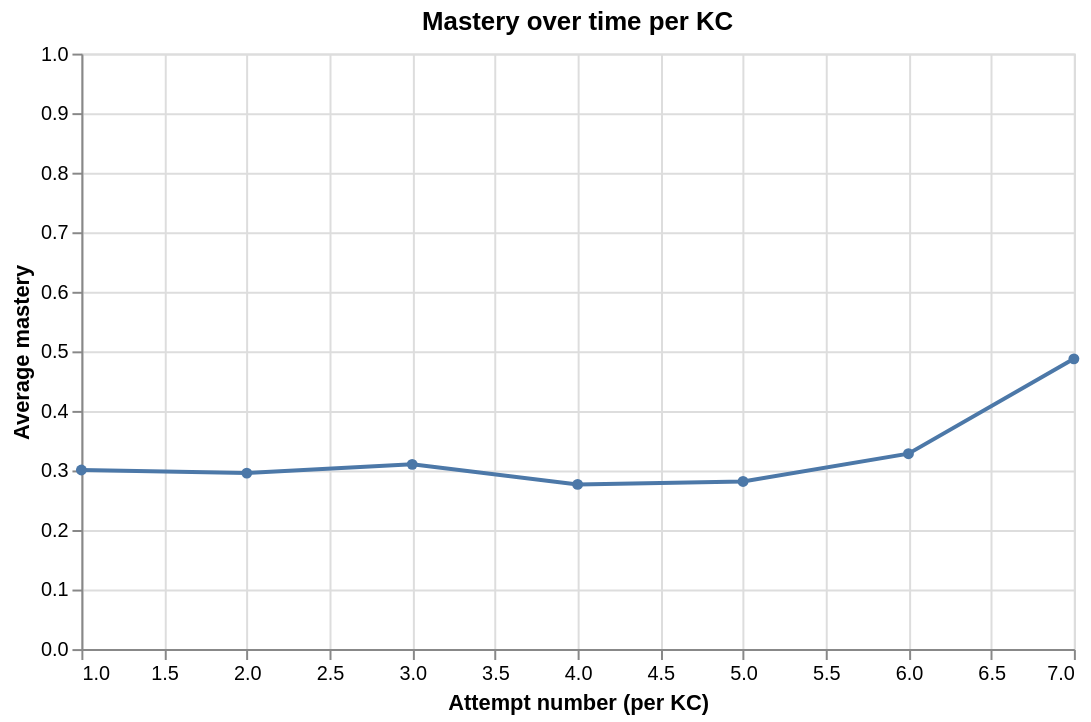

Write notebook code for a chart like this one.
### Code cell
kc_selection = alt.selection_point(fields=['skill_name'], bind='legend')

alt.Chart(mastery_over_time[mastery_over_time['skill_name']=='MKC.U6.02.one_prop_hypothesis_tests']).mark_line(point=True).encode(
    x=alt.X('kc_attempt:Q', title='Attempt number (per KC)'),
    y=alt.Y('avg_mastery:Q', title='Average mastery', scale=alt.Scale(domain=[0, 1])),
    tooltip=[
        alt.Tooltip('skill_name:N', title='KC'),
        alt.Tooltip('kc_attempt:Q', title='Attempt'),
        alt.Tooltip('avg_mastery:Q', title='Avg mastery', format='.3f')
    ]
).properties(
    title='Mastery over time per KC',
    width=500, height=300
)

### Figure 1 — Vega-Lite specification as saved in the notebook (floating-point values rounded to 4 significant figures)
{"config": {"view": {"continuousWidth": 300, "continuousHeight": 300}}, "data": {"name": "data-9bbd6020e2ac5e2e7d9abaaf103ec9e8"}, "mark": {"type": "line", "point": true}, "encoding": {"tooltip": [{"field": "skill_name", "title": "KC", "type": "nominal"}, {"field": "kc_attempt", "title": "Attempt", "type": "quantitative"}, {"field": "avg_mastery", "format": ".3f", "title": "Avg mastery", "type": "quantitative"}], "x": {"field": "kc_attempt", "title": "Attempt number (per KC)", "type": "quantitative"}, "y": {"field": "avg_mastery", "scale": {"domain": [0, 1]}, "title": "Average mastery", "type": "quantitative"}}, "height": 300, "title": "Mastery over time per KC", "width": 500, "$schema": "https://vega.github.io/schema/vega-lite/v6.4.1.json", "datasets": {"data-9bbd6020e2ac5e2e7d9abaaf103ec9e8": [{"kc_attempt": 1, "skill_name": "MKC.U6.02.one_prop_hypothesis_tests", "avg_mastery": 0.3007}, {"kc_attempt": 2, "skill_name": "MKC.U6.02.one_prop_hypothesis_tests", "avg_mastery": 0.2956}, {"kc_attempt": 3, "skill_name": "MKC.U6.02.one_prop_hypothesis_tests", "avg_mastery": 0.3102}, {"kc_attempt": 4, "skill_name": "MKC.U6.02.one_prop_hypothesis_tests", "avg_mastery": 0.2765}, {"kc_attempt": 5, "skill_name": "MKC.U6.02.one_prop_hypothesis_tests", "avg_mastery": 0.2815}, {"kc_attempt": 6, "skill_name": "MKC.U6.02.one_prop_hypothesis_tests", "avg_mastery": 0.3281}, {"kc_attempt": 7, "skill_name": "MKC.U6.02.one_prop_hypothesis_tests", "avg_mastery": 0.4874}]}}
